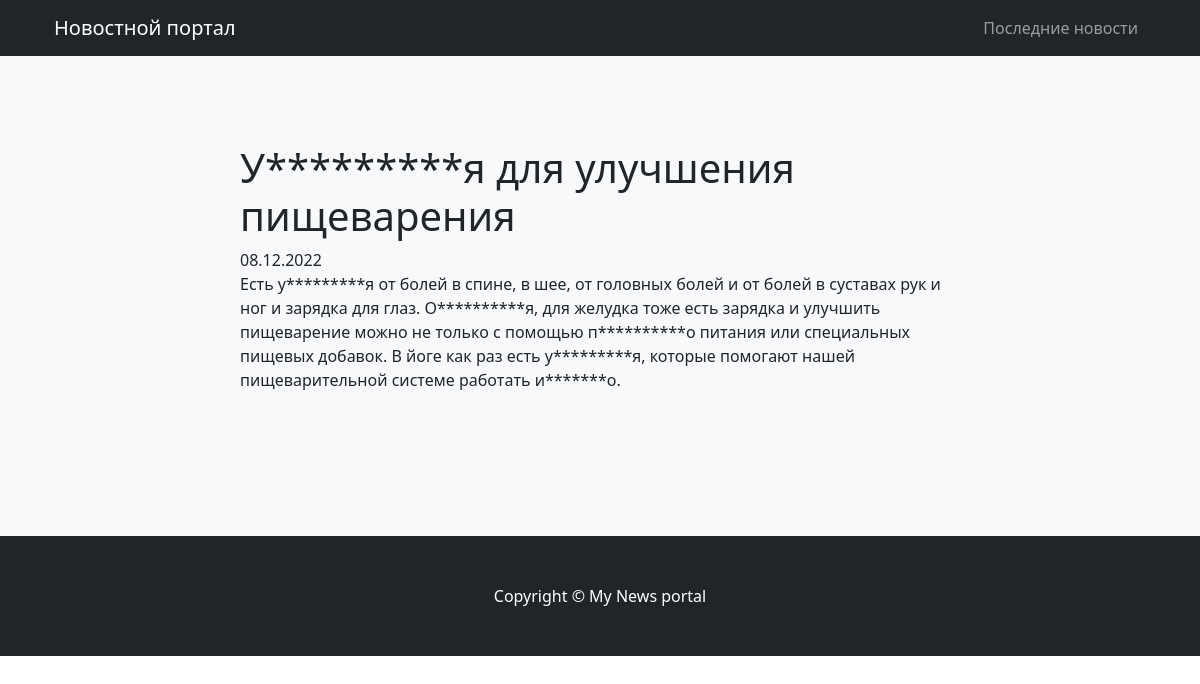
/news/3/, run on the app's committed database.
### news_portal/models.py (models this page shows, shortened)
class Post(models.Model):
    ARTICLE = 'AR'
    NEWS = 'NW'
    TYPES = (
        (ARTICLE, 'Статья'),
        (NEWS, 'Новость'),
    )
    author = models.ForeignKey(Author, on_delete=models.CASCADE)
    type = models.CharField(max_length=2, choices=TYPES, default=ARTICLE)
    created = models.DateTimeField(auto_now_add=True)
    title = models.CharField(max_length=255)
    body = models.TextField()
    rate = models.SmallIntegerField(default=0)
    category = models.ManyToManyField(Category, through='PostCategory')

### news_portal/views.py (the view)
# urls.py: path('<int:pk>/', PostDetail.as_view(), name='post_detail'),
class PostDetail(DetailView):
    model = Post
    template_name = 'post_detail.html'
    context_object_name = 'post'

### news_portal/templatetags/news_filters.py (called while the page is built)
@register.filter()
def date_formatter(value, format_str=" %d %b %Y"):
    return value.strftime(format_str)

@register.filter()
def news_censor(value):
    list = [
        'оказывается',
        'правильного',
        'упражнения',
        'исправно',
    ]
    regexp = '|'.join(list)
    def replace(value):
        s = value[0]
        mid = '*' * (len(s) - 1)
        return f'{s[0]}{mid}{s[-1]}'
    return re.sub(regexp, replace, value, flags=re.IGNORECASE)

### news_portal/templates/news_portal/post_detail.html (shortened to what this page needs)
{% extends 'default.html' %}
{% load news_filters %}!
{% block content %}
<h1>
  {{ post.title|news_censor }}
</h1>
<div>
  {{ post.created|date_formatter:"%d.%m.%Y" }}
</div>
<div>
  {{ post.body|news_censor }}
</div>
{% endblock %}

### data on the page
Post: title|news_censor "У*********я для улучшения пищеварения", created "08.12.2022", body|news_censor "Есть у*********я от болей в спине, в шее, от головных болей и от болей в суставах рук и ног и зарядка для глаз. О**********я, для желудка тоже есть зарядка и улучшить пищеварение можно не только с помощью п**********о питания или специальных пищевых добавок. В йоге как раз есть у*********я, которые помогают нашей пищеварительной системе работать и*******о."
